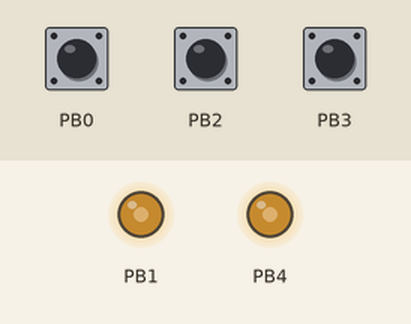
The program below on a simulated ATtiny85, built with avr-gcc and run on an emulated ATtiny85. On the bench: output pins drawn as LEDs (lit = HIGH). The test bench sets the inputs (shaded band); at power-on: PB0 HIGH, PB2 HIGH, PB3 HIGH.

Above: at 0.1 s.
Timing chart, 0 to 1.6 s (numbered marks = the images above):
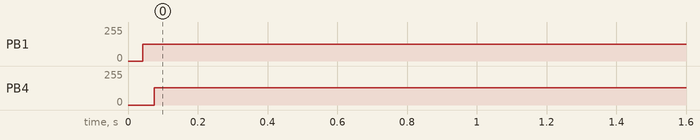

Measured:
- by itself, PB1: 0/255 → 127/255 at 0.04 s
- by itself, PB4: 0/255 → 128/255 at 0.08 s

The program:

main.c
```c
#include <inttypes.h>
#include <avr/io.h>
#include <avr/interrupt.h>
#include <avr/sleep.h>
#include <util/delay.h>
#include <avr/pgmspace.h>

//definiciones arduino-like
#include "attiny85_arduino.h"
//arrays de samples
#include "sounds.h"

//pines
#define SND_GND		1
#define BEAT_CLICK	0
#define SND0_CLICK	2
#define SND1_CLICK	3
#define SND_OUT		4

//constantes
const unsigned int snd1_beat1_len  	= sizeof(snd1_beat1);
const unsigned int snd1_beat_len  	= sizeof(snd1_beat);
const unsigned int snd2_beat1_len  	= sizeof(snd2_beat1);
const unsigned int snd2_beat_len  	= sizeof(snd2_beat);
const unsigned int snd3_beat1_len  	= sizeof(snd3_beat1);
const unsigned int snd3_beat_len  	= sizeof(snd3_beat);

//variables globales
#ifdef DEBUG
unsigned int sound_len 		= 11; //como no simula la velocidad de interrupcion, le ponemos menos samples
volatile unsigned char test = 0;
#else
unsigned int sound_len 		= 0;
#endif

unsigned int sample_index 		= 0;
uint8_t played 					= false;
volatile uint8_t is_playing 	= false;
uint8_t sound 					= 0;
uint8_t beat 					= 0;


//interrupcion para reproducir el siguiente sample
ISR(TIMER0_COMPA_vect) {
	//leemos el siguiente sample del sonido seleccionado
	unsigned char sample = 0;
	//comprobamos sonido seleccionado
	switch (sound){
		case 1:
			if (beat){
				sample = pgm_read_byte(&snd1_beat1[sample_index++]);
				#ifndef DEBUG
					sound_len = snd1_beat1_len;
				#endif
			}else{
				sample = pgm_read_byte(&snd1_beat[sample_index++]);
				#ifndef DEBUG
					sound_len = snd1_beat_len;
				#endif
			}break;
		case 2:
			if (beat){
				sample = pgm_read_byte(&snd2_beat1[sample_index++]);
				#ifndef DEBUG
					sound_len = snd2_beat1_len;
				#endif
			}else{
				sample = pgm_read_byte(&snd2_beat[sample_index++]);
				#ifndef DEBUG
					sound_len = snd2_beat_len;
				#endif
			}break;
		case 3:
			if (beat){
				sample = pgm_read_byte(&snd3_beat1[sample_index++]);
				#ifndef DEBUG
					sound_len = snd3_beat1_len;
				#endif
			}else{
				sample = pgm_read_byte(&snd3_beat[sample_index++]);
				#ifndef DEBUG
					sound_len = snd3_beat_len;
				#endif
			}break;
	}
	//debug
	#ifdef DEBUG
	test = sample;
	#endif
	//seteamos valor PMW de la salida A
	OCR1A = sample;
	//seteamos valor PMW invertido de la salida B (asi no hace falta condensador de acoplamiento AC)
	OCR1B = sample ^ 255;
	//si hemos llegado al final del sample
	if (sample_index == sound_len) {
		//bajamos flag reproduccion
		is_playing = false;
		//desactivamos la interrupcion
		TIMSK = 0;
	}
}

//reproducir sonido
void play()
{
	//no empieza un sonido hasta terminar el actual
	if (!is_playing)
	{
		//obtenemos el numero de sonido y el beat
		sound = (PINB & 0b00001100)>>2;
		beat  = (PINB & 0b00000001);
		//subimos flag reproduccion
		is_playing = true;
		//comenzamos audio desde el principio
		sample_index = 0;
		//activamos la interrupcion Timer0_COMPA
		TIMSK = 1<<OCIE0A;
	}
}

//inicializacion
void setup()
 {
	//necesario arrancar las interrupciones porque en avr vienen desactivadas por defecto
	sei();

	// Enable 64 MHz PLL and use as source for Timer1
	PLLCSR = 1<<PCKE | 1<<PLLE;

	// Set up Timer/Counter1 for PWM output
	TIMSK = 0;                              // Timer interrupts OFF
	//debug proteus (no parece ser capaz de simular el PLL a 64Mhz)
	#ifndef DEBUG
	TCCR1 = 1<<PWM1A | 2<<COM1A0 | 1<<CS10; // PWM A, clear on match, 1:1 prescale
	#endif
	GTCCR = 1<<PWM1B | 2<<COM1B0;           // PWM B, clear on match
	OCR1A = 128; OCR1B = 128;               // 50% duty at start


	// Set up Timer/Counter0 for 8kHz interrupt to output samples.
	TCCR0A = 3<<WGM00;                      // Fast PWM
	TCCR0B = 1<<WGM02 | 2<<CS00;            // 1/8 prescale
	//TIMSK = 1<<OCIE0A;                      // Enable compare match
	OCR0A = 124;                            // Divide by 1000

	//configuramos los pines
	pinOutput(SND_OUT);
	pinOutput(SND_GND);

	pinInputPullup(BEAT_CLICK);
	pinInputPullup(SND0_CLICK);
	pinInputPullup(SND1_CLICK);
}

//bucle principal
void loop()
   {
	//si se activa cualquier de los 2 bits de sonido click
	if ((PINB & 0b00001100) > 0 && !played){
		play();
		played = true;
	}

	//si desactivan los dos bits de sonido click
	if ((PINB & 0b00001100) == 0){
		played = false;
	}
}

//estructura programa estilo arduino
int main() {
  setup();
  for(;;) loop();
}
```

attiny85_arduino.h
```c
#define HIGH				1
#define LOW					0
#define true				1
#define false				0

#define digitalHigh(a)  	PORTB = PORTB | 1 <<a
#define digitalLow(a)   	PORTB = PORTB & ~(1<<a)

#define pinOutput(a)    	DDRB = DDRB | 1 << a
#define pinInput(a)     	DDRB = DDRB & ~(1<<a)
#define pinInputPullup(a)   pinInput(a); digitalHigh(a)

#define digitalRead(bit)    ( ( (PINB & (1UL << (bit) ) ) == ( (1) << (bit) ) ) )
```

Source omitted: sounds.h (data table, 10240 bytes)
